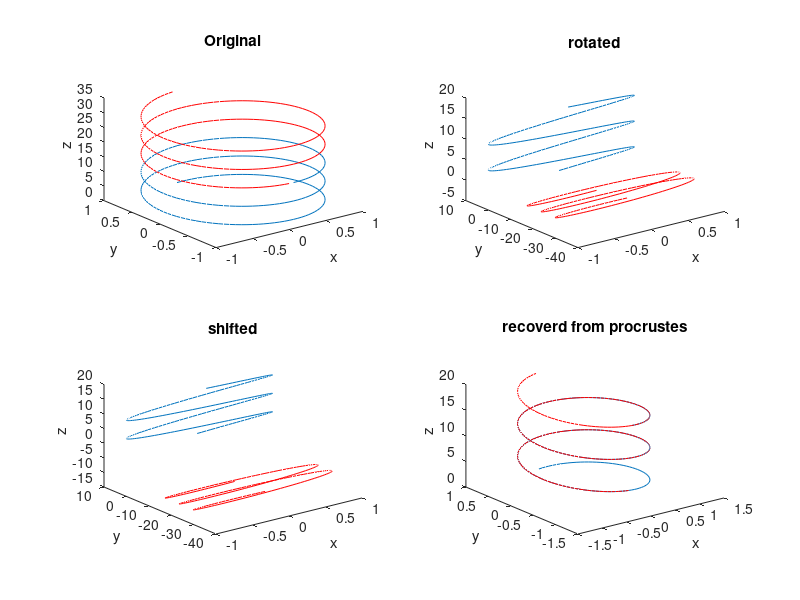

MATLAB code for this plot:

% points = 0:pi/50:10*pi;
% coords(:,3)=points(1:500);
% coords(:,1) = sin(coords(:,3));
% coords(:,2) = cos(coords(:,3));

% load Protein;
% points = Protein;
% totalPoints=1000;
% coords=points(1:totalPoints,:);
load example1
points=example1;
totalPoints=500;
coords=points(1:totalPoints,:);


pointsAlign=200;



half=(totalPoints/2);
firstHalf=coords(1:half,:);
secondHalf=coords(half+1:end,:);
figure;
subplot(2,2,1);
plot3(firstHalf(:,1),firstHalf(:,2),firstHalf(:,3));
hold on
plot3(secondHalf(:,1),secondHalf(:,2),secondHalf(:,3),'r');
hold off
title('Original')
xlabel('x')
ylabel('y')
zlabel('z')



R=rotx(90);
secondHalf=R*secondHalf';
secondHalf=secondHalf';
subplot(2,2,2);
plot3(firstHalf(:,1),firstHalf(:,2),firstHalf(:,3));
hold on
plot3(secondHalf(:,1),secondHalf(:,2),secondHalf(:,3),'r');
title('rotated')
hold off
xlabel('x')
ylabel('y')
zlabel('z')


Z=zeros(size(secondHalf));
Z(:,3)=10;
secondHalf=secondHalf-Z;
subplot(2,2,3);
plot3(firstHalf(:,1),firstHalf(:,2),firstHalf(:,3));
hold on
plot3(secondHalf(:,1),secondHalf(:,2),secondHalf(:,3),'r');
title('shifted')
hold off
xlabel('x')
ylabel('y')
zlabel('z')


[d,Z,transform] = procrustes(firstHalf(half-pointsAlign+1:half,:),secondHalf(1:pointsAlign,:));
c = transform.c;
T = transform.T;
b = transform.b;

secondHalfRecover = b*secondHalf*T+repmat(c(1,:),size(secondHalf,1),1) ;
    

subplot(2,2,4);
plot3(firstHalf(:,1),firstHalf(:,2),firstHalf(:,3));
hold on
plot3(secondHalfRecover(:,1),secondHalfRecover(:,2),secondHalfRecover(:,3),'r');
hold off
title('recoverd from procrustes')
xlabel('x')
ylabel('y')
zlabel('z')








